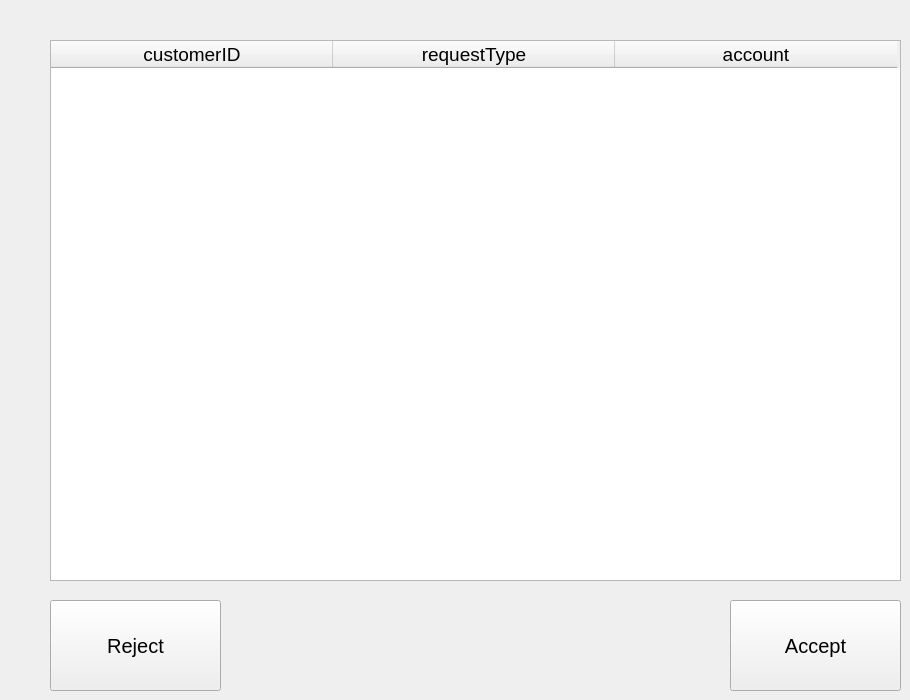
    <widget class="QWidget" name="PCustomer_requests">
     <widget class="QTableWidget" name="customerRequests_table">
      <property name="geometry">
       <rect>
        <x>50</x>
        <y>40</y>
        <width>851</width>
        <height>541</height>
       </rect>
      </property>
      <property name="font">
       <font>
        <pointsize>14</pointsize>
       </font>
      </property>
      <attribute name="horizontalHeaderDefaultSectionSize">
       <number>282</number>
      </attribute>
      <column>
       <property name="text">
        <string>customerID</string>
       </property>
      </column>
      <column>
       <property name="text">
        <string>requestType</string>
       </property>
      </column>
      <column>
       <property name="text">
        <string>account</string>
       </property>
      </column>
     </widget>
     <widget class="QPushButton" name="accept_button">
      <property name="geometry">
       <rect>
        <x>730</x>
        <y>600</y>
        <width>171</width>
        <height>91</height>
       </rect>
      </property>
      <property name="font">
       <font>
        <pointsize>15</pointsize>
       </font>
      </property>
      <property name="text">
       <string>Accept</string>
      </property>
     </widget>
     <widget class="QPushButton" name="reject_button">
      <property name="geometry">
       <rect>
        <x>50</x>
        <y>600</y>
        <width>171</width>
        <height>91</height>
       </rect>
      </property>
      <property name="font">
       <font>
        <pointsize>15</pointsize>
       </font>
      </property>
      <property name="text">
       <string>Reject</string>
      </property>
     </widget>
    </widget>
